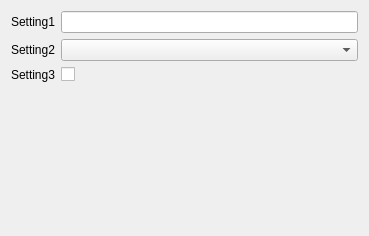
              <widget class="QWidget" name="R_guides_WidgetContents_2">
               <property name="geometry">
                <rect>
                 <x>0</x>
                 <y>0</y>
                 <width>369</width>
                 <height>236</height>
                </rect>
               </property>
               <property name="toolTip">
                <string notr="true"/>
               </property>
               <property name="statusTip">
                <string notr="true"/>
               </property>
               <property name="whatsThis">
                <string notr="true"/>
               </property>
               <property name="accessibleName">
                <string notr="true"/>
               </property>
               <property name="accessibleDescription">
                <string notr="true"/>
               </property>
               <layout class="QVBoxLayout" name="R_guides_scrollArea_vLay_2">
                <item>
                 <layout class="QFormLayout" name="module_settings_formLayout_2">
                  <property name="horizontalSpacing">
                   <number>6</number>
                  </property>
                  <item row="0" column="0">
                   <widget class="QLabel" name="setting1_lbl_2">
                    <property name="toolTip">
                     <string notr="true"/>
                    </property>
                    <property name="statusTip">
                     <string notr="true"/>
                    </property>
                    <property name="whatsThis">
                     <string notr="true"/>
                    </property>
                    <property name="accessibleName">
                     <string notr="true"/>
                    </property>
                    <property name="accessibleDescription">
                     <string notr="true"/>
                    </property>
                    <property name="text">
                     <string notr="true">Setting1</string>
                    </property>
                   </widget>
                  </item>
                  <item row="0" column="1">
                   <widget class="QLineEdit" name="setting1_le_2">
                    <property name="toolTip">
                     <string notr="true"/>
                    </property>
                    <property name="statusTip">
                     <string notr="true"/>
                    </property>
                    <property name="whatsThis">
                     <string notr="true"/>
                    </property>
                    <property name="accessibleName">
                     <string notr="true"/>
                    </property>
                    <property name="accessibleDescription">
                     <string notr="true"/>
                    </property>
                   </widget>
                  </item>
                  <item row="1" column="0">
                   <widget class="QLabel" name="setting2_lbl_2">
                    <property name="toolTip">
                     <string notr="true"/>
                    </property>
                    <property name="statusTip">
                     <string notr="true"/>
                    </property>
                    <property name="whatsThis">
                     <string notr="true"/>
                    </property>
                    <property name="accessibleName">
                     <string notr="true"/>
                    </property>
                    <property name="accessibleDescription">
                     <string notr="true"/>
                    </property>
                    <property name="text">
                     <string notr="true">Setting2</string>
                    </property>
                   </widget>
                  </item>
                  <item row="1" column="1">
                   <widget class="QComboBox" name="setting2_combo_2">
                    <property name="toolTip">
                     <string notr="true"/>
                    </property>
                    <property name="statusTip">
                     <string notr="true"/>
                    </property>
                    <property name="whatsThis">
                     <string notr="true"/>
                    </property>
                    <property name="accessibleName">
                     <string notr="true"/>
                    </property>
                    <property name="accessibleDescription">
                     <string notr="true"/>
                    </property>
                   </widget>
                  </item>
                  <item row="2" column="0">
                   <widget class="QLabel" name="setting3_lbl_2">
                    <property name="toolTip">
                     <string notr="true"/>
                    </property>
                    <property name="statusTip">
                     <string notr="true"/>
                    </property>
                    <property name="whatsThis">
                     <string notr="true"/>
                    </property>
                    <property name="accessibleName">
                     <string notr="true"/>
                    </property>
                    <property name="accessibleDescription">
                     <string notr="true"/>
                    </property>
                    <property name="text">
                     <string notr="true">Setting3</string>
                    </property>
                   </widget>
                  </item>
                  <item row="2" column="1">
                   <widget class="QCheckBox" name="setting3_chk_2">
                    <property name="toolTip">
                     <string notr="true"/>
                    </property>
                    <property name="statusTip">
                     <string notr="true"/>
                    </property>
                    <property name="whatsThis">
                     <string notr="true"/>
                    </property>
                    <property name="accessibleName">
                     <string notr="true"/>
                    </property>
                    <property name="accessibleDescription">
                     <string notr="true"/>
                    </property>
                   </widget>
                  </item>
                 </layout>
                </item>
               </layout>
              </widget>
